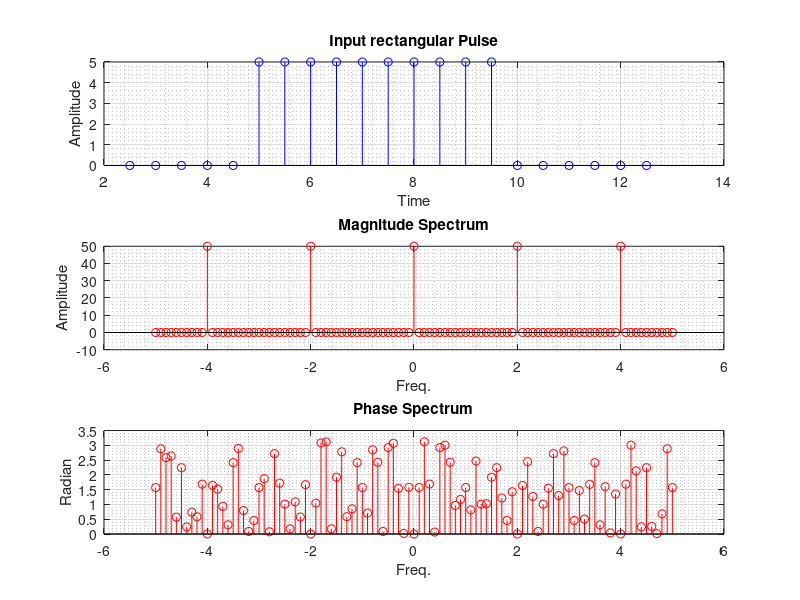

The MATLAB source for this figure:
% Program to plot DTFT of a given rectangular pulse
clc; clear all;

%   Discrete Time Fourier Transform
%       F(f) = (integrate from -inf. to +inf. ) f(t) exp (-j 2 pi f t)  dt

% Inputs for rectangular pulse
amp = input('Amplitude : ');
t0 = input('Start Time : ');
T = input('Duration in sec. : ');

n = t0-(T/2):T/10:t0+(3*T/2); % range : 2T
fn = zeros(size(n));
fn (n<t0+T) = amp;
fn (n<t0) = 0;
% Plot rect. pulse
subplot(3,1,1)
stem(n,fn,'b'),grid on, grid minor
title('Input rectangular Pulse')
xlabel('Time')
ylabel('Amplitude')


r = -5:0.1:5; % range we'll be integrating rather than -inf. to +inf.
k = 0;
for f=r
    k = k +1;
    x(k) = amp*trapz(n,exp(-j*2*pi*f*n));
end

subplot(3,1,2)
stem(r,x,'r'),grid on, grid minor
title('Magnitude Spectrum')
xlabel('Freq.')
ylabel('Amplitude')

subplot(3,1,3)
stem(r,abs(angle(x)),'r'),grid on, grid minor
title('Phase Spectrum')
xlabel('Freq.')
ylabel('Radian')

print('-clipboard','-dbitmap')